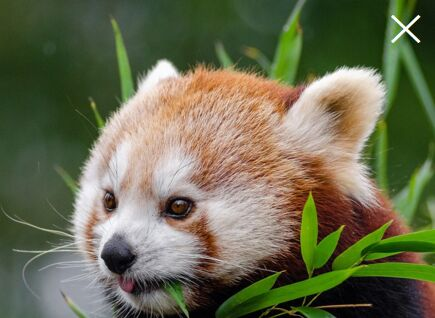
#> input picture pup.jpg, 435 x 318 px
$ python auto_ken.py   (Python 2 division)   (older library calls are emulated)
#> lines starting #> are read from the running program, lines starting #| are printed output that depends on the picture
import sys, os, glob
import cv2
import numpy as np
from matplotlib import pyplot as plt
import math, random
from PIL import Image


#NOTES: - still to do
    #fix aspect ratio images by applying crops by image's aspect ratio,
    #then put black boxes on the outside

    #facial recognition


def get_img_file(filename):
#> called with filename = 'pup.jpg'
  img = cv2.imread(filename, 1)
#> img is the input picture: shape (318, 435, 3); mean B, G, R 80.7, 108.4, 106.7
  print "ROWS: " + str(len(img)) + " COLS: " + str(len(img[0]))
#| ROWS: 318 COLS: 435
  print "Loaded image file into openCV"
  return [img, len(img), len(img[0])]

#creates an array of the same image of the size 24 FPS * number of seconds
def generate_img_array(img, num_sec):
    img_arr = []
    num_frames = int(float(num_sec) * float(24))
    for i in range(0, num_frames):
        img_arr.append(img)

    return img_arr

# [12 lines left out: function random_bounding_box, not called in this run]

def random_box_with_ratio(w_px, h_px):
    aspect_ratio = float(w_px) / float(h_px)
    box_height = int((float(random.randint(60, 100)) / float(100)) * float(h_px))
    box_width = int(aspect_ratio * float(box_height))
    box_x = random.randint(0, w_px - box_width - 1)
    box_y = random.randint(0, h_px - box_height - 1)

    return [box_x, box_y, box_width, box_height]


def box_interpolate(w_px, h_px, num_sec):
    # [box_x_start, box_y_start, box_w_start, box_h_start] = random_bounding_box(w_px, h_px)
    # [box_x_end, box_y_end, box_w_end, box_h_end] = random_bounding_box(w_px, h_px)
    [box_x_start, box_y_start, box_w_start, box_h_start] = random_box_with_ratio(w_px, h_px)
    print "START: " + str([box_x_start, box_y_start, box_w_start, box_h_start])
    [box_x_end, box_y_end, box_w_end, box_h_end] = random_box_with_ratio(w_px, h_px)
    print "END: " + str([box_x_end, box_y_end, box_w_end, box_h_end])
    num_interps = int(float(num_sec) * float(24))

    # [4 lines of commented-out code are left out]
    box_arr = []
    # for i in range(0, num_interps):
    #     box_arr.append([int(round(x_np_array[i])), int(round(y_np_array[i])), int(round(w_np_array[i])), int(round(h_np_array[i]))])

    box_arr.append([box_x_start, box_y_start, box_w_start, box_h_start])
    x_delta = int((box_x_end - box_x_start) / num_interps)
    y_delta = int((box_y_end - box_y_start) / num_interps)
    width_delta = int((box_w_end - box_w_start) / num_interps)
    height_delta = int((box_h_end - box_h_start) / num_interps)

    for i in range(1, num_interps + 1):
        if (box_arr[i-1][0] + x_delta) > 0:
            curr_x = box_arr[i-1][0] + x_delta
        else:
            curr_x = box_arr[i-1][0]

        if (box_arr[i-1][1] + y_delta) > 0:
            curr_y = box_arr[i-1][1] + y_delta
        else:
            curr_y = box_arr[i-1][1]

        curr_w = box_arr[i-1][2] + width_delta
        curr_h = box_arr[i-1][3] + height_delta
        box_arr.append([curr_x, curr_y, curr_w, curr_h])

    box_arr.append([box_x_end, box_y_end, box_w_end, box_h_end])
    #print str(box_arr)
    return box_arr

# [12 lines left out: function ken_crop, not called in this run]

def ken_crop_with_ratio(img_arr, box_arr):
    len_arr = len(img_arr)

    for i in range(0, len_arr):
        #print str(i)
        curr_img = img_arr[i]
        curr_box = box_arr[i]
        border = [0, 0, 0, 0] #top, bottom, left, right
        #crop and then store in size 1920 x 1080 so all images are same size
        size = [1920, 1080]
        if abs(((float(curr_box[2]) / float(curr_box[3])) - (float(1920)/float(1080)))) < 0.1:
            #print "SAMEEE"
            size = size
        elif (float(curr_box[2]) / float(curr_box[3])) < (float(1920)/float(1080)):
            #print "MORE SQ"
            size[0] = int(float(curr_box[2]) / float(curr_box[3]) * 1080)
            size[1] = 1080
        else:
            #print "LONG"
            size[0] = 1920
            size[1] = int(float(curr_box[3]) / float(curr_box[2]) * 1920)

        border[0] = int(math.floor((1080 - size[1]) / 2))
        #border[1] = int(math.ceil((1080 - size[1]) / 2))
        border[1] = 1080 - (border[0] + size[1])
        border[2] = int(math.floor((1920 - size[0]) / 2))
        #border[3] = int(math.ceil((1920 - size[0]) / 2))
        border[3] = 1920 - (border[2] + size[0])
        #print "SIZE: " + str(size)
        try:
            # print "(" + str(curr_box[0]) + "," + str(curr_box[0] + curr_box[2]) + "," +  str(curr_box[1]) + "," + str(curr_box[1] + curr_box[3]) + ")",
            temp_img = cv2.resize(curr_img[curr_box[1]:curr_box[1] + curr_box[3], curr_box[0]:curr_box[0] + curr_box[2]], (size[0], size[1]))
            #print "TEMP SHAPE: " + str(temp_img.shape)
        except (cv2.error):
            temp_img = np.zeros((size[1], size[0], 3))

        BLACK = [0, 0, 0]
        img_arr[i] = cv2.copyMakeBorder(temp_img, border[0], border[1], border[2], border[3], cv2.BORDER_CONSTANT,value=BLACK)
        #print "SHAPE: " + str(img_arr[i].shape)
        img_arr[i] = cv2.cvtColor(img_arr[i], cv2.COLOR_BGR2RGB)
        #print "SHAPE 2222: " + str(img_arr[i].shape)

    print "KB DONE in images"
    return img_arr[:(len_arr - 1)]

# [36 lines left out: functions displayIMG, save_images, not called in this run]

def make_vid(cropped_arr):
    test_vid = cv2.VideoWriter('test_pup_2.avi', cv2.cv.CV_FOURCC('m', 'p', '4', 'v'), 24, (1920,1080), False)
    num_frames = len(cropped_arr)
    for i in range(0, num_frames):
        print str(i) + str(cropped_arr[i].shape)
        test_vid.write(cropped_arr[i])

    test_vid.release()

if __name__ == '__main__':
    num_seconds = 4
    [image, height_px, width_px] = get_img_file('pup.jpg')
#> height_px = 318; width_px = 435
    print "WIDTH: " + str(width_px) + " HEIGHT: " + str(height_px)
#| WIDTH: 435 HEIGHT: 318
    # cv2.imshow('image', image)
    i_arr = generate_img_array(image, num_seconds)
#> after the loop in generate_img_array, `for i in range(0, num_frames):`: img_arr = 96 items
#> i_arr = 96 items
    print "LENGTH: " + str(len(i_arr))
#| LENGTH: 96
    b_a = box_interpolate(width_px, height_px, num_seconds)
#> in random_box_with_ratio, `aspect_ratio = float(w_px) / float(h_px)`: aspect_ratio = 1.37
#> in random_box_with_ratio, `box_height = int((float(random.randint(60, 100)) / float(100)) * float..`: box_height = 267
#> in random_box_with_ratio, `box_width = int(aspect_ratio * float(box_height))`: box_width = 365
#> in random_box_with_ratio, `box_x = random.randint(0, w_px - box_width - 1)`: box_x = 53
#> in random_box_with_ratio, `box_y = random.randint(0, h_px - box_height - 1)`: box_y = 2
#> in box_interpolate, `[box_x_start, box_y_start, box_w_start, box_h_start] = random_box_with..`: box_x_start = 53; box_y_start = 2; box_w_start = 365; box_h_start = 267
#| START: [53, 2, 365, 267]
#> in box_interpolate, `[box_x_end, box_y_end, box_w_end, box_h_end] = random_box_with_ratio(w..`: box_x_end = 65; box_y_end = 62; box_w_end = 329; box_h_end = 241
#| END: [65, 62, 329, 241]
#> in box_interpolate, `x_delta = int((box_x_end - box_x_start) / num_interps)`: x_delta = 0
#> in box_interpolate, `width_delta = int((box_w_end - box_w_start) / num_interps)`: width_delta = -1
#> the loop in box_interpolate, `for i in range(1, num_interps + 1):` made 96 passes
#> (curr_w, curr_h) on passes 1 to 8: (364, 266), (363, 265), (362, 264), (361, 263), (360, 262), (359, 261), (358, 260), (357, 259)
#> after the loop in box_interpolate, `for i in range(1, num_interps + 1):`: box_arr = 97 items, first 6: [53, 2, 365, 267], [53, 2, 364, 266], [53, 2, 363, 265], [53, 2, 362, 264], [53, 2, 361, 263], [53, 2, 360, 262]
#> b_a = 98 items, first 6: [53, 2, 365, 267], [53, 2, 364, 266], [53, 2, 363, 265], [53, 2, 362, 264], [53, 2, 361, 263], [53, 2, 360, 262]
    print "BOX INTERP LEN: " + str(len(b_a))
#| BOX INTERP LEN: 98
    # cropped_arr = ken_crop(i_arr, b_a)
    cropped_arr = ken_crop_with_ratio(i_arr, b_a)
#> in ken_crop_with_ratio, `len_arr = len(img_arr)`: len_arr = 96
#> the loop in ken_crop_with_ratio, `for i in range(0, len_arr):` made 96 passes
#> pass 1, in ken_crop_with_ratio, `temp_img = cv2.resize(curr_img[curr_box[1]:curr_box[1] + curr_box[3], ..`:
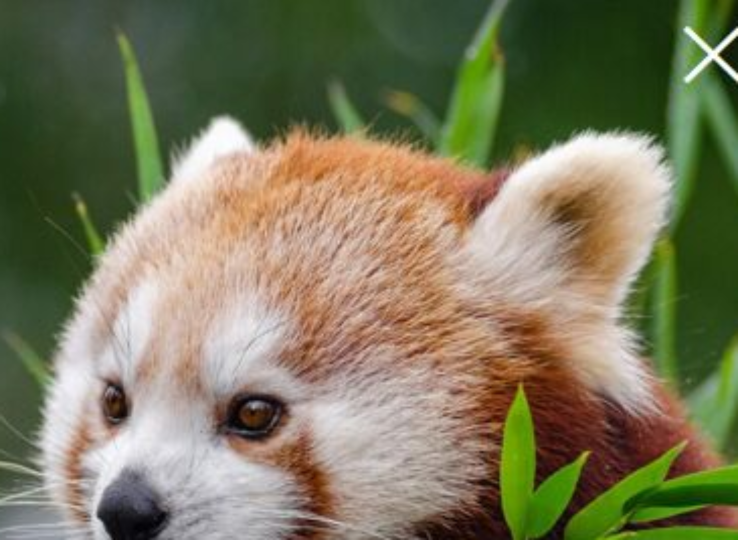
#> temp_img: shape (1080, 1476, 3) (shown at 1/2 size); mean B, G, R 92.9, 121.5, 124.6
#> pass 2, in ken_crop_with_ratio, `temp_img = cv2.resize(curr_img[curr_box[1]:curr_box[1] + curr_box[3], ..`:
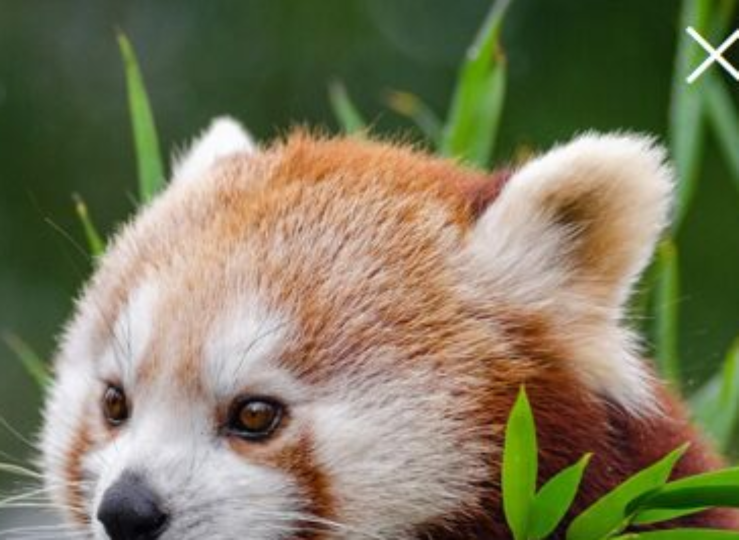
#> temp_img: shape (1080, 1477, 3) (shown at 1/2 size); mean B, G, R 93.1, 121.7, 124.9
#> pass 3, in ken_crop_with_ratio, `temp_img = cv2.resize(curr_img[curr_box[1]:curr_box[1] + curr_box[3], ..`:
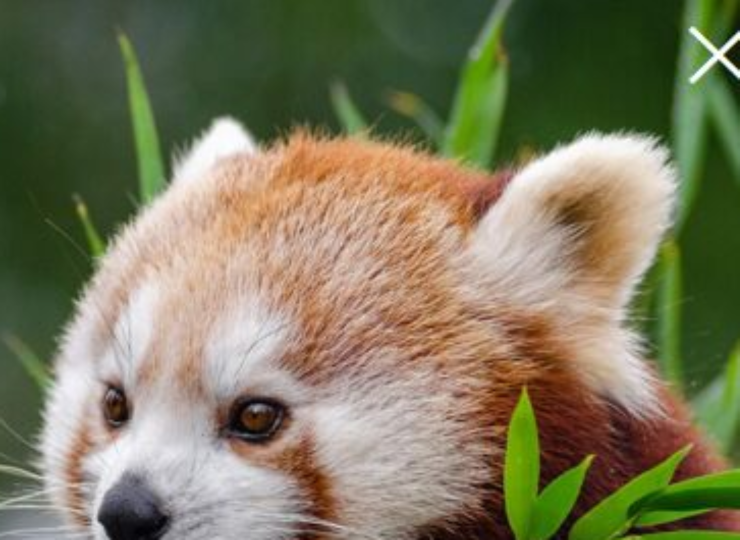
#> temp_img: shape (1080, 1479, 3) (shown at 1/2 size); mean B, G, R 93.4, 121.8, 125.2
#> after the loop in ken_crop_with_ratio, `for i in range(0, len_arr):`:
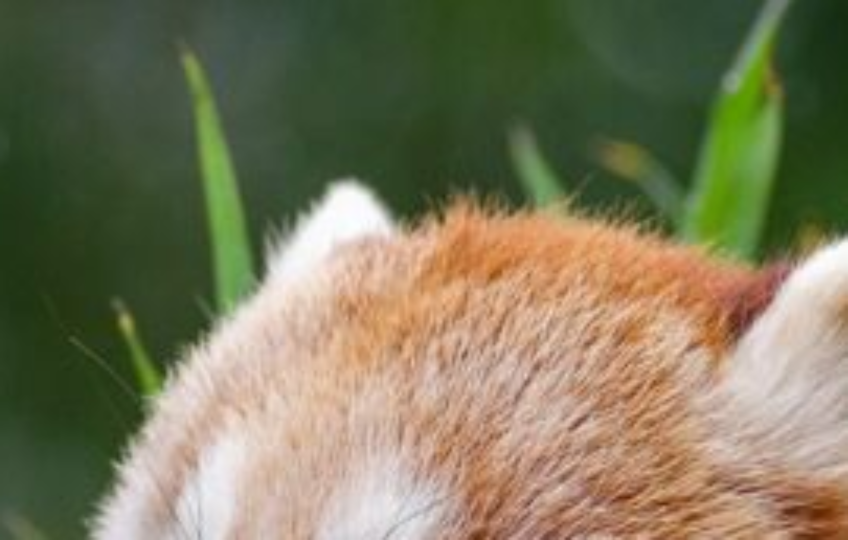
#> temp_img: shape (1080, 1695, 3) (shown at 1/2 size); mean B, G, R 91.3, 120.5, 124.3
#> after the loop in ken_crop_with_ratio, `for i in range(0, len_arr):`: img_arr = 96 items
#> cropped_arr = 95 items
    # save_images(cropped_arr)
    make_vid(cropped_arr)
#> in make_vid, `num_frames = len(cropped_arr)`: num_frames = 95
    print "DONE"

$ run again, with scene1.jpg copied over pup.jpg
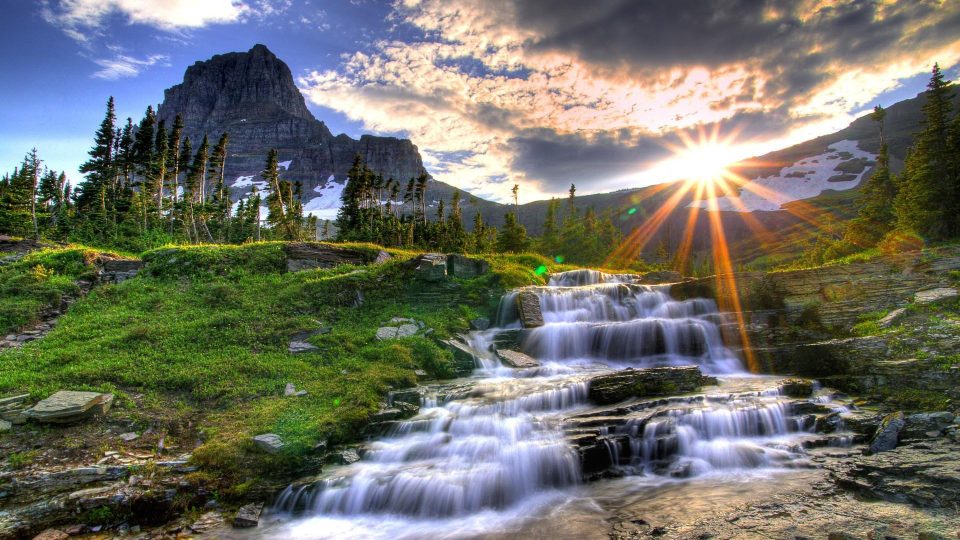
#> input picture scene1.jpg, 1920 x 1080 px (shown at 1/2 size)
#> in get_img_file, img is the input picture: shape (1080, 1920, 3); mean B, G, R 102.3, 112, 110.3
#| ROWS: 1080 COLS: 1920
#> height_px = 1080; width_px = 1920
#| WIDTH: 1920 HEIGHT: 1080
#> after the loop in generate_img_array, `for i in range(0, num_frames):`: img_arr = 96 items
#| LENGTH: 96
#> aspect_ratio = 1.78
#> box_height = 907
#> box_width = 1612
#> box_x = 215
#> box_y = 10
#> box_x_start = 215; box_y_start = 10; box_w_start = 1612; box_h_start = 907
#| START: [215, 10, 1612, 907]
#> box_x_end = 261; box_y_end = 248; box_w_end = 1457; box_h_end = 820
#| END: [261, 248, 1457, 820]
#> x_delta = 0
#> y_delta = 2
#> width_delta = -2
#> height_delta = -1
#> the loop in box_interpolate, `for i in range(1, num_interps + 1):` made 96 passes
#> (curr_y, curr_w, curr_h) on passes 1 to 8: (12, 1610, 906), (14, 1608, 905), (16, 1606, 904), (18, 1604, 903), (20, 1602, 902), (22, 1600, 901), (24, 1598, 900), (26, 1596, 899)
#> after the loop in box_interpolate, `for i in range(1, num_interps + 1):`: box_arr = 97 items, first 6: [215, 10, 1612, 907], [215, 12, 1610, 906], [215, 14, 1608, 905], [215, 16, 1606, 904], [215, 18, 1604, 903], [215, 20, 1602, 902]
#> b_a = 98 items, first 6: [215, 10, 1612, 907], [215, 12, 1610, 906], [215, 14, 1608, 905], [215, 16, 1606, 904], [215, 18, 1604, 903], [215, 20, 1602, 902]
#| BOX INTERP LEN: 98
#> len_arr = 96
#> the loop in ken_crop_with_ratio, `for i in range(0, len_arr):` made 96 passes
#> pass 1, in ken_crop_with_ratio, `temp_img = cv2.resize(curr_img[curr_box[1]:curr_box[1] + curr_box[3], ..`:
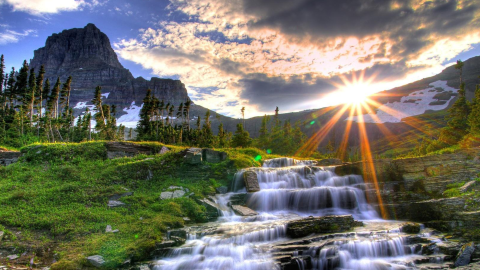
#> temp_img: shape (1080, 1920, 3) (shown at 1/4 size); mean B, G, R 102.9, 114.1, 114.1
#> after the loop in ken_crop_with_ratio, `for i in range(0, len_arr):`:
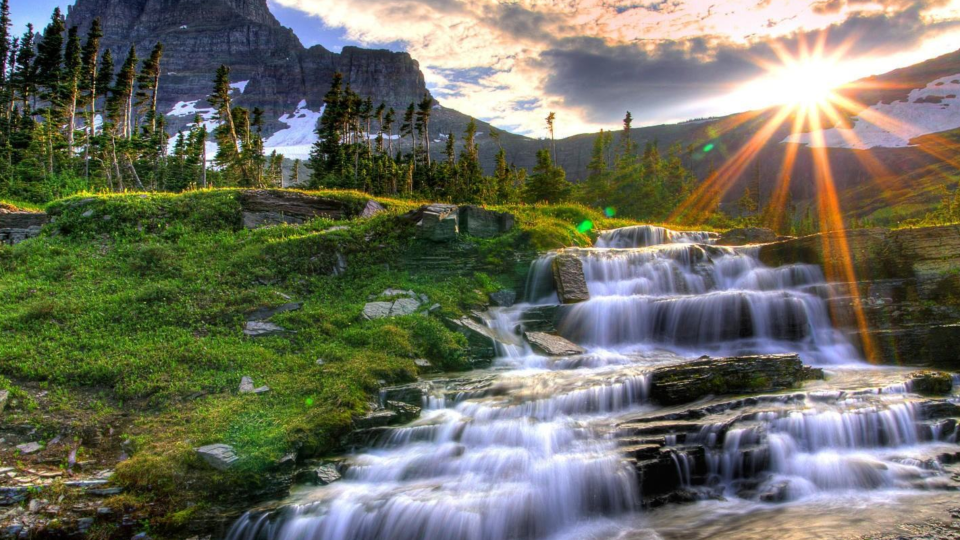
#> temp_img: shape (1080, 1920, 3) (shown at 1/2 size); mean B, G, R 95.9, 110.2, 108.7
#> after the loop in ken_crop_with_ratio, `for i in range(0, len_arr):`: img_arr = 96 items
#> cropped_arr = 95 items
#> num_frames = 95

$ run again, with scene2.jpg copied over pup.jpg
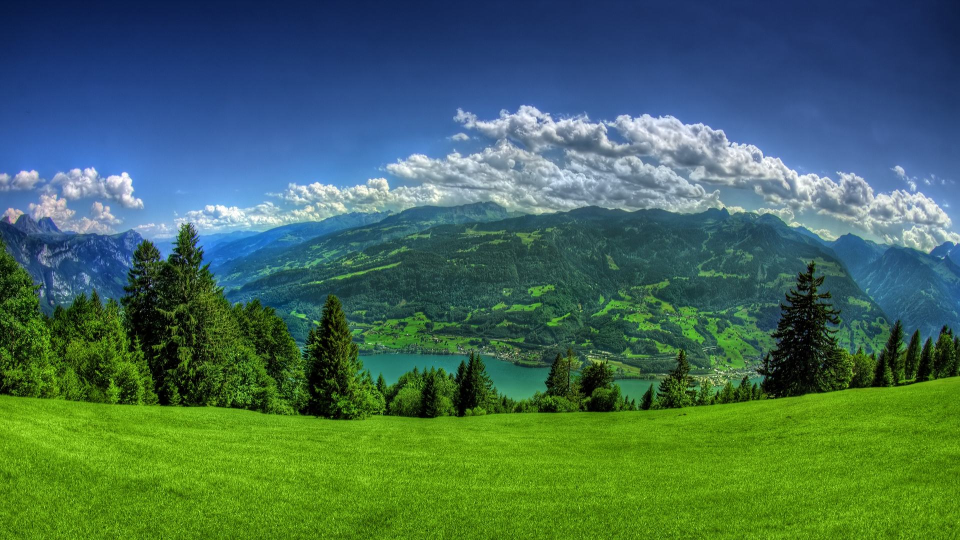
#> input picture scene2.jpg, 1920 x 1080 px (shown at 1/2 size)
#> in get_img_file, img is the input picture: shape (1080, 1920, 3); mean B, G, R 87.8, 107, 67.9
#| ROWS: 1080 COLS: 1920
#> height_px = 1080; width_px = 1920
#| WIDTH: 1920 HEIGHT: 1080
#> after the loop in generate_img_array, `for i in range(0, num_frames):`: img_arr = 96 items
#| LENGTH: 96
#> aspect_ratio = 1.78
#> box_height = 907
#> box_width = 1612
#> box_x = 215
#> box_y = 10
#> box_x_start = 215; box_y_start = 10; box_w_start = 1612; box_h_start = 907
#| START: [215, 10, 1612, 907]
#> box_x_end = 261; box_y_end = 248; box_w_end = 1457; box_h_end = 820
#| END: [261, 248, 1457, 820]
#> x_delta = 0
#> y_delta = 2
#> width_delta = -2
#> height_delta = -1
#> the loop in box_interpolate, `for i in range(1, num_interps + 1):` made 96 passes
#> (curr_y, curr_w, curr_h) on passes 1 to 8: (12, 1610, 906), (14, 1608, 905), (16, 1606, 904), (18, 1604, 903), (20, 1602, 902), (22, 1600, 901), (24, 1598, 900), (26, 1596, 899)
#> after the loop in box_interpolate, `for i in range(1, num_interps + 1):`: box_arr = 97 items, first 6: [215, 10, 1612, 907], [215, 12, 1610, 906], [215, 14, 1608, 905], [215, 16, 1606, 904], [215, 18, 1604, 903], [215, 20, 1602, 902]
#> b_a = 98 items, first 6: [215, 10, 1612, 907], [215, 12, 1610, 906], [215, 14, 1608, 905], [215, 16, 1606, 904], [215, 18, 1604, 903], [215, 20, 1602, 902]
#| BOX INTERP LEN: 98
#> len_arr = 96
#> the loop in ken_crop_with_ratio, `for i in range(0, len_arr):` made 96 passes
#> pass 1, in ken_crop_with_ratio, `temp_img = cv2.resize(curr_img[curr_box[1]:curr_box[1] + curr_box[3], ..`:
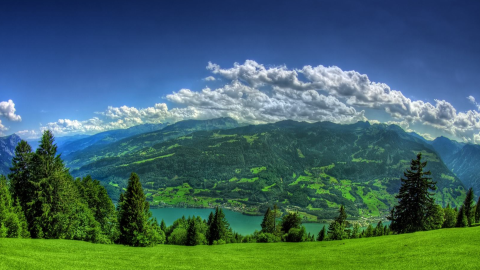
#> temp_img: shape (1080, 1920, 3) (shown at 1/4 size); mean B, G, R 101, 101.7, 65
#> after the loop in ken_crop_with_ratio, `for i in range(0, len_arr):`:
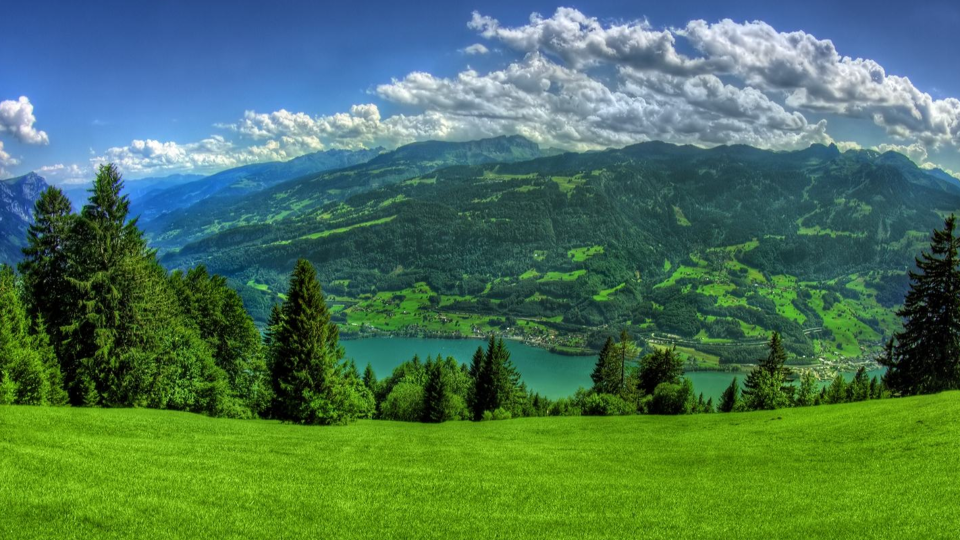
#> temp_img: shape (1080, 1920, 3) (shown at 1/2 size); mean B, G, R 87.2, 117.1, 75.7
#> after the loop in ken_crop_with_ratio, `for i in range(0, len_arr):`: img_arr = 96 items
#> cropped_arr = 95 items
#> num_frames = 95
